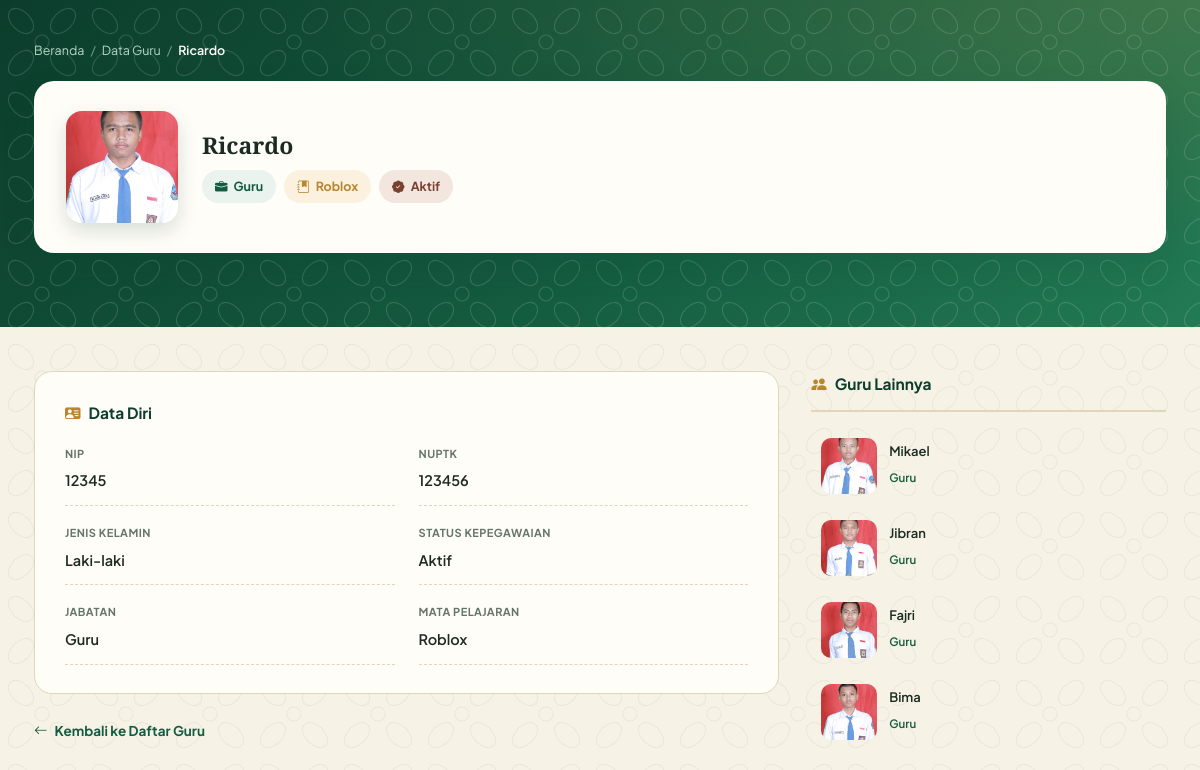
Page /Data_guru/detail/1 on the committed database.
### tables this page shows
CREATE TABLE `guru` (
  `id_guru` int NOT NULL,
  `nama_guru` varchar(100) NOT NULL,
  `nip` varchar(30) DEFAULT NULL,
  `nuptk` varchar(30) DEFAULT NULL,
  `jenis_kelamin` enum('Laki-laki','Perempuan') NOT NULL,
  `jabatan` varchar(100) DEFAULT NULL,
  `mata_pelajaran` varchar(100) DEFAULT NULL,
  `pendidikan_terakhir` varchar(50) DEFAULT NULL,
  `status_kepegawaian` varchar(50) DEFAULT NULL,
  `foto` varchar(255) DEFAULT NULL,
  `status` enum('Aktif','Tidak Aktif') DEFAULT 'Aktif',
  `created_at` timestamp NULL DEFAULT CURRENT_TIMESTAMP
);

### application/controllers/Data_guru.php (called while the page is built, shortened)
<?php
class Data_guru extends CI_Controller {
    public function __construct(){
        $this->load->database();
    }
    public function detail($id = null)
    {
        $guru = $this->db->where('id_guru', $id)->get('guru')->row();
        $guru_lain = $this->db
            ->where('id_guru !=', $id)
            ->order_by('id_guru', 'DESC')
            ->limit(4)
            ->get('guru')
            ->result();
        $data = [
            'judul'     => $guru->nama_guru ?? 'Detail Guru',
            'guru'      => $guru,
            'guru_lain' => $guru_lain,
        ];
        $this->load->view('guru_detail', $data);
    }
}

### index.php (called while the page is built, shortened)
<?php
require_once BASEPATH.'core/CodeIgniter.php';

### application/views/guru_detail.php (the view, shortened to what this page needs)
<!DOCTYPE html>
<html lang="id">
<head>
<link rel="stylesheet" href="https://cdn.jsdelivr.net/npm/bootstrap-icons@1.11.3/font/bootstrap-icons.min.css">
</head>
<body>
<section class="page-hero">
  <div class="container">
    <div class="breadcrumb">
      <a href="<?= base_url() ?>">Beranda</a>
      <span class="sep">/</span>
      <a href="<?= base_url('Data_guru') ?>">Data Guru</a>
      <span class="sep">/</span>
      <span class="current"><?= html_escape($guru->nama_guru) ?></span>
    </div>
    <div class="profile-card">
      <?php if (!empty($guru->foto) && file_exists('./upload/foto_guru/' . $guru->foto)): ?>
        <img class="profile-photo" src="<?= base_url('upload/foto_guru/' . $guru->foto) ?>" alt="<?= html_escape($guru->nama_guru) ?>">
      <?php else: ?>
        <div class="profile-photo-placeholder"><?= html_escape(strtoupper(substr($guru->nama_guru, 0, 1))) ?></div>
      <?php endif; ?>
      <div class="profile-main">
        <h1><?= html_escape($guru->nama_guru) ?></h1>
        <div class="profile-tags">
          <?php if (!empty($guru->jabatan)): ?>
            <span class="tag jabatan"><i class="bi bi-briefcase-fill"></i> <?= html_escape($guru->jabatan) ?></span>
          <?php endif; ?>
          <?php if (!empty($guru->mata_pelajaran)): ?>
            <span class="tag mapel"><i class="bi bi-journal-bookmark-fill"></i> <?= html_escape($guru->mata_pelajaran) ?></span>
          <?php endif; ?>
          <?php if (!empty($guru->status)): ?>
            <span class="tag status"><i class="bi bi-patch-check-fill"></i> <?= html_escape($guru->status) ?></span>
          <?php endif; ?>
        </div>
      </div>
    </div>
  </div>
</section>
<section class="main">
  <div class="container">
    <div class="content-wrap">
      <div class="article-body">
        <div class="panel">
          <h4><i class="bi bi-person-vcard-fill"></i> Data Diri</h4>
          <div class="info-grid">
            <div class="info-item">
              <label>NIP</label>
              <div class="val <?= empty($guru->nip) ? 'empty' : '' ?>"><?= !empty($guru->nip) ? html_escape($guru->nip) : 'Belum diisi' ?></div>
            </div>
            <div class="info-item">
              <label>NUPTK</label>
              <div class="val <?= empty($guru->nuptk) ? 'empty' : '' ?>"><?= !empty($guru->nuptk) ? html_escape($guru->nuptk) : 'Belum diisi' ?></div>
            </div>
            <div class="info-item">
              <label>Jenis Kelamin</label>
              <div class="val <?= empty($guru->jenis_kelamin) ? 'empty' : '' ?>"><?= !empty($guru->jenis_kelamin) ? html_escape($guru->jenis_kelamin) : 'Belum diisi' ?></div>
            </div>
            <div class="info-item">
              <label>Status Kepegawaian</label>
              <div class="val <?= empty($guru->status) ? 'empty' : '' ?>"><?= !empty($guru->status) ? html_escape($guru->status) : 'Belum diisi' ?></div>
            </div>
            <div class="info-item">
              <label>Jabatan</label>
              <div class="val <?= empty($guru->jabatan) ? 'empty' : '' ?>"><?= !empty($guru->jabatan) ? html_escape($guru->jabatan) : 'Belum diisi' ?></div>
            </div>
            <div class="info-item">
              <label>Mata Pelajaran</label>
              <div class="val <?= empty($guru->mata_pelajaran) ? 'empty' : '' ?>"><?= !empty($guru->mata_pelajaran) ? html_escape($guru->mata_pelajaran) : 'Belum diisi' ?></div>
            </div>
          </div>
        </div>
        <a href="<?= base_url('Data_guru') ?>" class="back-link"><i class="bi bi-arrow-left"></i> Kembali ke Daftar Guru</a>
      </div>
      <aside class="sidebar">
        <h4><i class="bi bi-people-fill"></i> Guru Lainnya</h4>
        <?php if (!empty($guru_lain)): ?>
          <?php foreach ($guru_lain as $lain): ?>
            <a href="<?= base_url('Data_guru/detail/' . $lain->id_guru) ?>" class="side-card">
              <?php if (!empty($lain->foto) && file_exists('./upload/foto_guru/' . $lain->foto)): ?>
                <img class="thumb" src="<?= base_url('upload/foto_guru/' . $lain->foto) ?>" alt="<?= html_escape($lain->nama_guru) ?>">
              <?php else: ?>
                <div class="thumb-placeholder"><?= html_escape(strtoupper(substr($lain->nama_guru, 0, 1))) ?></div>
              <?php endif; ?>
              <div class="info">
                <h5><?= html_escape($lain->nama_guru) ?></h5>
                <?php if (!empty($lain->jabatan)): ?><span><?= html_escape($lain->jabatan) ?></span><?php endif; ?>
              </div>
            </a>
          <?php endforeach; ?>
        <?php else: ?>
          <p class="empty-note">Belum ada guru lain.</p>
        <?php endif; ?>
      </aside>
    </div>
  </div>
</section>
</body>
</html>

### application/views/guru_detail.php (style rules this page uses)
:root { --forest-deep:#0c3d2c; --forest:#145c40; --forest-mid:#227a54; --forest-soft:#eaf3ee; --brass:#b8862f; --brass-light:#d9a94a; --clove:#7a4130; --ivory:#f6f2e5; --panel:#fffdf8; --ink:#1c2b22; --muted:#66756a; --line:#e2d6b8; --shadow:0 14px 34px rgba(12,61,44,.12); }
* { box-sizing:border-box;margin:0;padding:0; }
body { font-family:'Plus Jakarta Sans',ui-sans-serif,system-ui,sans-serif; color:var(--ink);background:var(--ivory);line-height:1.7;font-size:15.5px; }
h1,h2,h3 { font-family:'Spectral',Georgia,serif;color:var(--forest-deep);font-weight:600;line-height:1.25; }
img { max-width:100%;display:block; }
a { text-decoration:none;color:inherit; }
.container { max-width:1180px;margin:0 auto;padding:0 24px; }
.page-hero { position:relative;overflow:hidden;padding:40px 0 74px; }
.breadcrumb { color:#b6d8c4;font-size:12.5px;margin-bottom:20px;display:flex;gap:6px;align-items:center;flex-wrap:wrap; }
.breadcrumb .sep { opacity:.6; }
.breadcrumb .current { color:#fff;font-weight:600; }
.profile-card { background:var(--panel);border-radius:20px;box-shadow:var(--shadow); padding:30px 32px;display:flex;gap:24px;align-items:center; position:relative;z-index:3; }
.profile-photo { width:112px;height:112px;border-radius:16px;object-fit:cover;flex-shrink:0;box-shadow:0 8px 20px rgba(12,61,44,.16); }
.profile-main h1 { font-size:23px;color:var(--ink);margin-bottom:10px; }
.profile-tags { display:flex;gap:8px;flex-wrap:wrap; }
.tag { display:inline-flex;align-items:center;gap:6px;padding:6px 13px;border-radius:999px;font-size:12.5px;font-weight:700; }
.tag.jabatan { background:var(--forest-soft);color:var(--forest); }
.tag.status { background:#f3e6de;color:var(--clove); }
.tag.mapel { background:#fbf1de;color:var(--brass); }
section.main { padding:44px 0 70px; }
.content-wrap { display:grid;grid-template-columns:2.1fr 1fr;gap:32px;align-items:start; }
.panel { background:var(--panel);border:1px solid var(--line);border-radius:18px;padding:28px 30px; }
.panel h4 { font-size:15.5px;color:var(--forest-deep);margin-bottom:18px;display:flex;align-items:center;gap:8px; }
.panel h4 i { color:var(--brass); }
.info-grid { display:grid;grid-template-columns:1fr 1fr;gap:18px 24px; }
.info-item { border-bottom:1px dashed var(--line);padding-bottom:12px; }
.info-item label { display:block;font-size:11px;text-transform:uppercase;letter-spacing:.04em;color:var(--muted);font-weight:700;margin-bottom:5px; }
.info-item .val { font-size:14.5px;color:var(--ink);font-weight:600; }
.back-link { display:inline-flex;align-items:center;gap:7px;font-size:13.5px;font-weight:700;color:var(--forest);margin-top:26px;transition:.2s; }
.sidebar h4 { font-size:15.5px;color:var(--forest-deep);margin-bottom:16px;padding-bottom:12px;border-bottom:2px solid var(--line);display:flex;align-items:center;gap:8px; }
.sidebar h4 i { color:var(--brass); }
.side-card { display:flex;gap:12px;align-items:center;margin-bottom:6px;padding:10px;border-radius:12px;transition:.2s; }
.side-card .thumb { width:56px;height:56px;border-radius:10px;object-fit:cover;flex-shrink:0; }
.side-card .info h5 { font-size:13px;color:var(--ink);line-height:1.4;margin-bottom:3px;font-weight:600; }
.side-card .info span { color:var(--forest);font-size:11.5px;font-weight:600; }

### rows in the picture
guru: nama_guru "Ricardo", foto (picture), jabatan "Guru", mata_pelajaran "Roblox", status "Aktif", nip "12345", nuptk "123456", jenis_kelamin "Laki-laki"
guru: foto (picture), nama_guru "Mikael", jabatan "Guru"
guru: foto (picture), nama_guru "Jibran", jabatan "Guru"
guru: foto (picture), nama_guru "Fajri", jabatan "Guru"
guru: foto (picture), nama_guru "Bima", jabatan "Guru"
